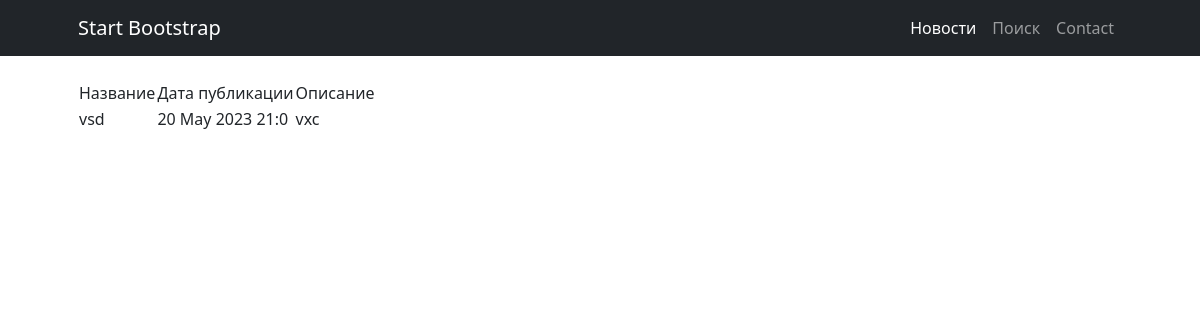
The app's page /news/78 with its own data.
### news/models.py (models this page shows, shortened)
class News(models.Model):
    name = models.CharField(
        max_length=50,
        unique=True, # названия новостей не должны повторяться
    )
    description = models.TextField()
    category = models.ForeignKey(
        to='Category',
        on_delete=models.CASCADE,
        related_name='news', # все новости в категории будут доступны через поле news
    )
    time_creation = models.DateTimeField(auto_now_add = True)

### news/views.py (the view)
# urls.py: path('<int:pk>', NewsDetail.as_view(), name='new'),
class NewsDetail(DetailView):
    model = News # модель всё та же, но мы хотим получать детали конкретной отдельной новости
    template_name = 'new.html' # название шаблона будет new.html
    context_object_name = 'new' # название объекта

### templatetags/custom_filters.py (called while the page is built)
@register.filter(name='filter_message')
def filter_message(message: str):
    variants = ['мудаков', 'твари', 'козлы', 'лошара', 'ублюдок', 'дичь'] # непристойные выражения
    ln = len(variants)
    filtred_message = ''
    string = ''
    string2 = ''
    pattern = ' ' # чем заменять непристойные выражения
    for i in message:
        string += i
        string2 = string.lower()
        flag = 0
        for j in variants:
            if not string2 in j:
                flag += 1
            if string2 == j:
                filtred_message += pattern
                flag -= 1
                string = ''
        if flag == ln:
            filtred_message += string
            string = ''
    if string2 != '' and string2 not in variants:
        filtred_message += string
    elif string2 != '':
        filtred_message += pattern
    return filtred_message

### templates/new.html (shortened to what this page needs)
{% extends 'flatpages/default.html' %}
{% load custom_filters %}
{% block content %}
<table>
    <tr>
        <td>
            Название
        </td>
        <td>
            Дата публикации
        </td>
        <td>
            Описание
        </td>
    </tr>
    <tr>
        <td>
            {{ new.name|filter_message }}
        </td>
        <td>
            {{ new.time_creation|date:'d M Y H:I'}}
        </td>
        <td>
            {{ new.description|filter_message }}
        </td>
    </tr>
</table>
{% endblock content %}

### records on screen
News: name|filter_message "vsd", time_creation "20 May 2023 21:0", description|filter_message "vxc"
